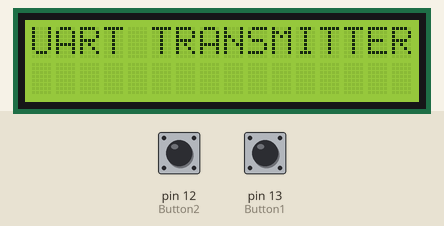
Recording of a sketch running on a simulated Arduino Uno, built with avr-gcc and run on an emulated ATmega328P. On the bench: 16×2 character LCD. Inputs (shaded band) come from the test bench; at power-on: pin 12 (Button2) HIGH, pin 13 (Button1) HIGH. What the sketch prints to the serial monitor is not drawn.

Above: at 2.2 s.
2.3 s: pin 12 (Button2) pulled LOW for 0.15 s
At 2.7 s:
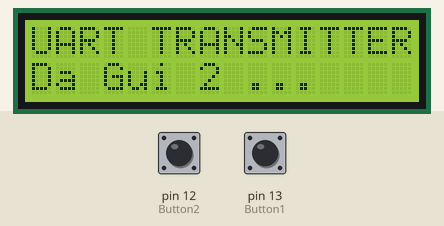
3.9 s: pin 13 (Button1) pulled LOW for 0.15 s
At 5.1 s:
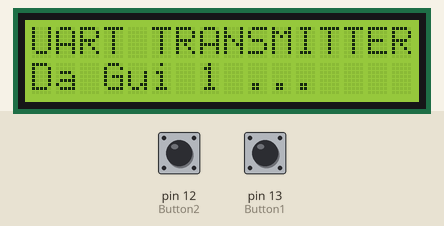
Timing chart, 0 to 6.9 s (numbered marks = the images above; inputs shaded):
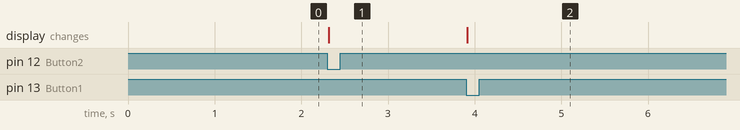

The sketch:

2_transmitter_LCD.ino
```cpp
int Button1 = 13;
int Button2 = 12;
//Sender Arduino Board Code (Master)
#include <Wire.h>
#include <LiquidCrystal_I2C.h>
LiquidCrystal_I2C lcd(0x20, 16, 2);

void setup() {
  // put your setup code here, to run once:

  Serial.begin(9600); // for communication

  // LCD
  lcd.init();
  lcd.backlight();
  lcd.setCursor(0, 0);
  lcd.print("UART TRANSMITTER...");
  delay(1000);

  pinMode(Button1, INPUT_PULLUP); // for read button
  pinMode(Button2, INPUT_PULLUP); // for read button

}

void loop()
{


  if (digitalRead(Button1) == 0)
  {
    Serial.write('1');
    lcd.setCursor(0, 1); lcd.print("Da Gui 1 ...");
  }
  else if (digitalRead(Button2) == 0)
  {
    Serial.write('2');
    lcd.setCursor(0, 1); lcd.print("Da Gui 2 ...");
  }
  delay(20); // waitting message send
}
```

Measured:
- after the input at 2.3 s, the display: changes at once (image 1)
- after the input at 3.9 s, the display: changes at once (image 2)
